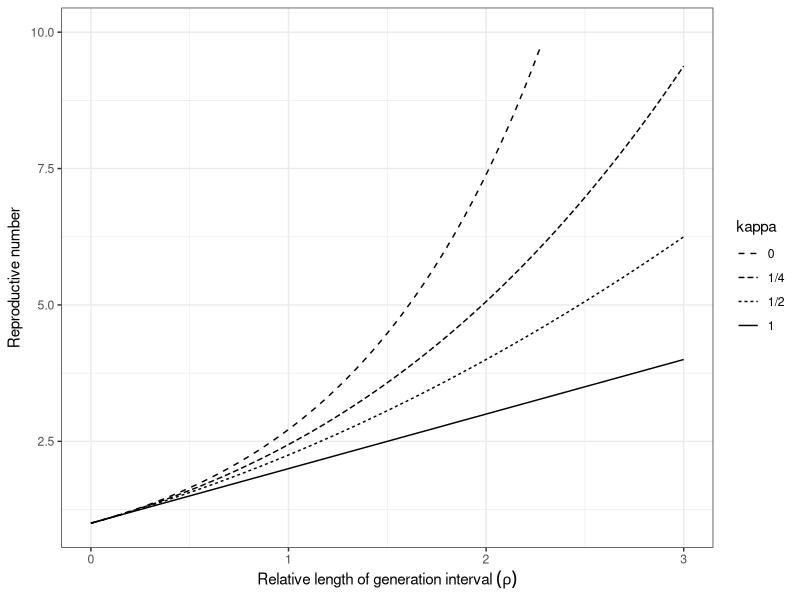

This chart was generated by the following R code:
library(ggplot2); theme_set(theme_bw())
library(tidyr)

rho <- seq(0, 3, length.out=101)

curveTab <- data.frame(rho
	, k1=1+rho
	, k2=(1+rho/2)^2
	, k4=(1+rho/4)^4
	, kx=exp(rho)
)

curveList <- (curveTab
	%>% gather(kappa, R, k1:kx)
)

print(
	ggplot(curveList, aes(x=rho, y=R, linetype=kappa))
	+ geom_line()
	+ xlab(expression(Relative~length~of~generation~interval~(rho)))
	+ ylab(expression(Reproductive~number))
	+ ylim(c(1, 10))
	+ scale_linetype_discrete(
		breaks=rev(c("k1", "k2", "k4", "kx"))
		, labels=rev(c("1", "1/2", "1/4", "0"))
	)
)
